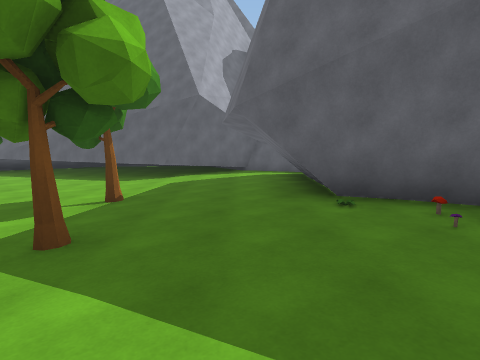
View 1 (above)

23 first-person views from a walk through a 3-D level made in the Unity game engine. The camera is 1.5 m above the floor, tilts 6° down and sees 80° across. The floor is counted in squares, 2 m on a side. Each view is taken from the middle of a square. On the plan, view 1 faces up. The plan holds only what a view shows up to about 10 squares ahead; the rest is blank. The place goes on beyond the plan. Surface patterns are stand-ins for the level's own textures.

View 2
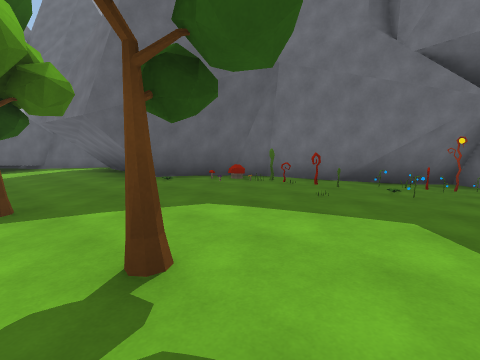

View 3
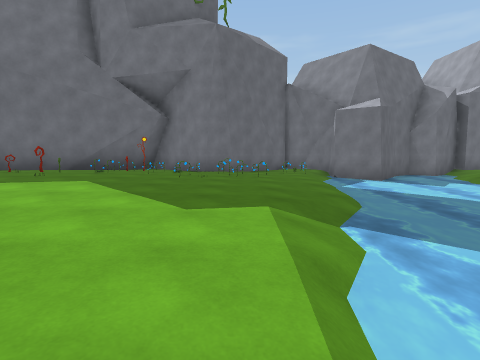

View 4
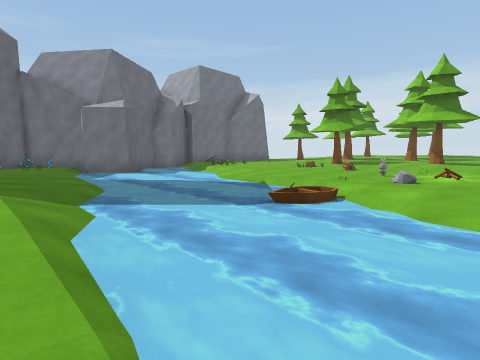

View 5
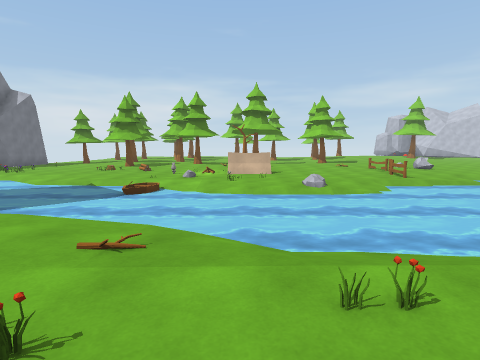

View 6
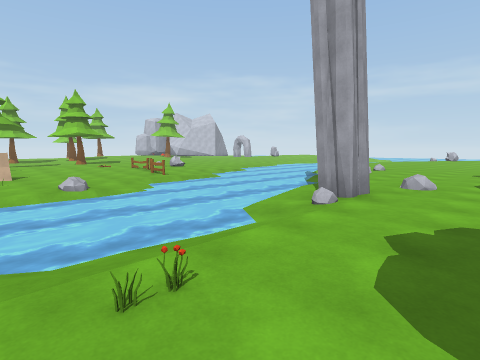

View 7
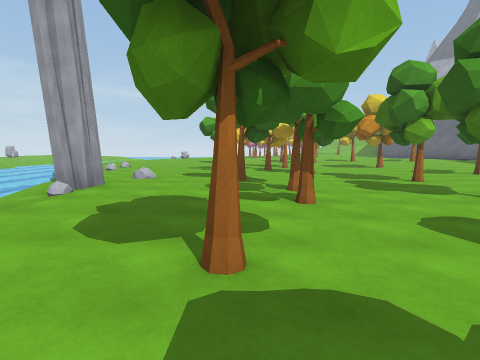

View 8
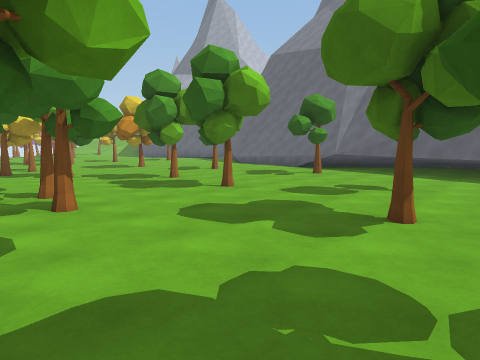

View 9
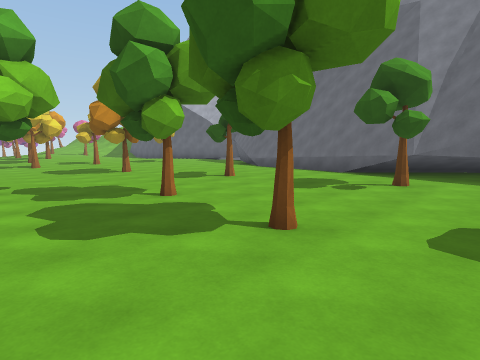

View 10
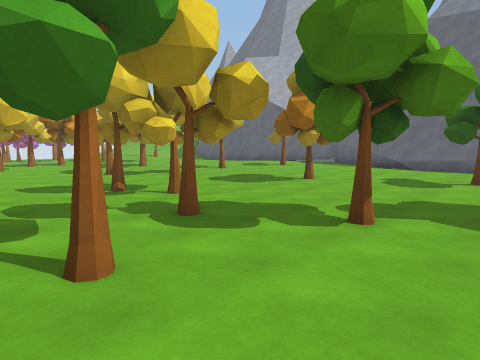

View 11
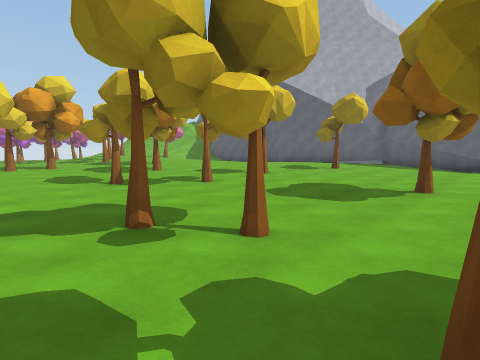

View 12
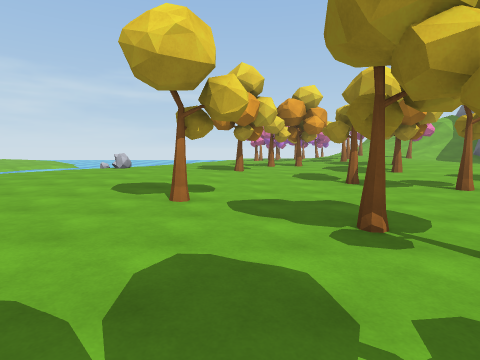

View 13
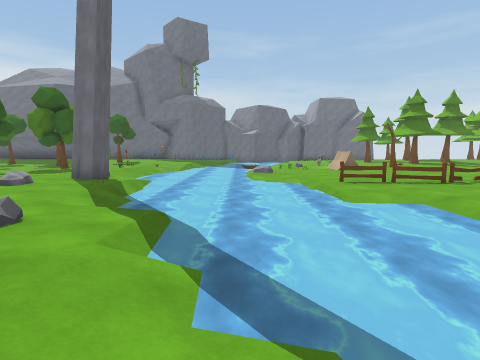

View 14
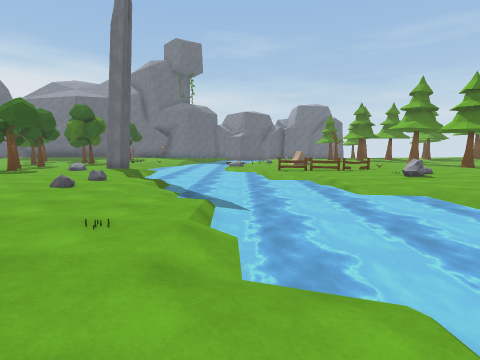

View 15
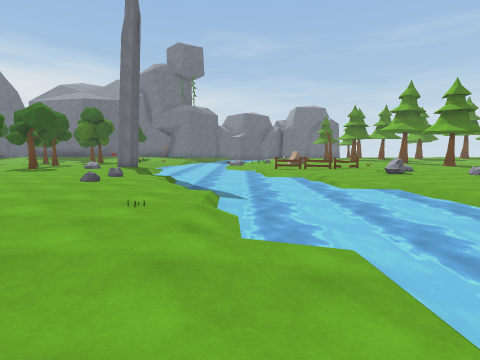

View 16
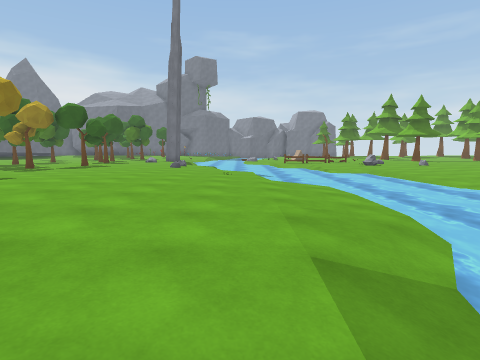

View 17
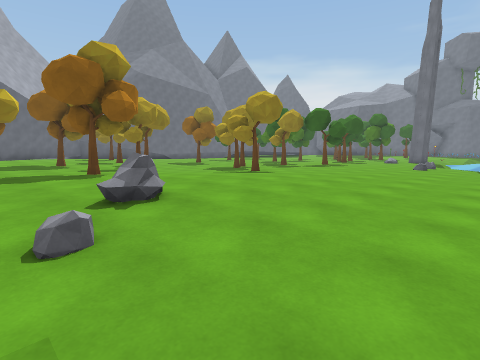

View 18
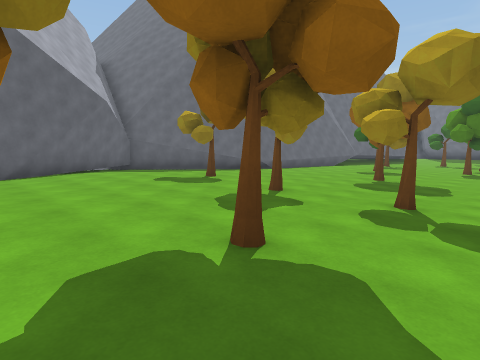

View 19
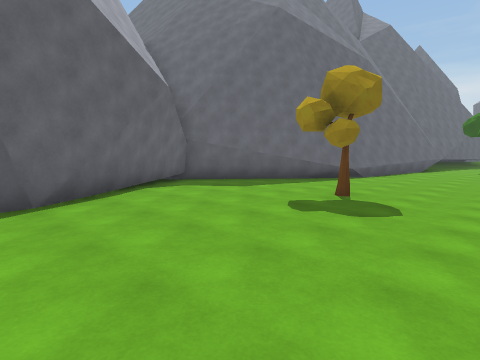

View 20
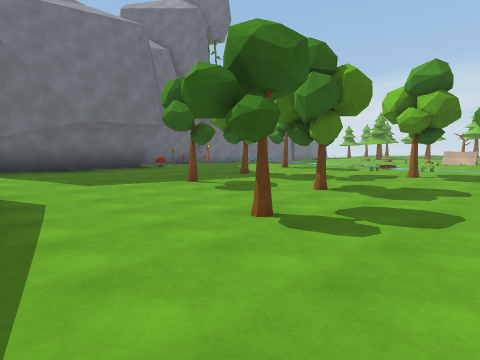

View 21
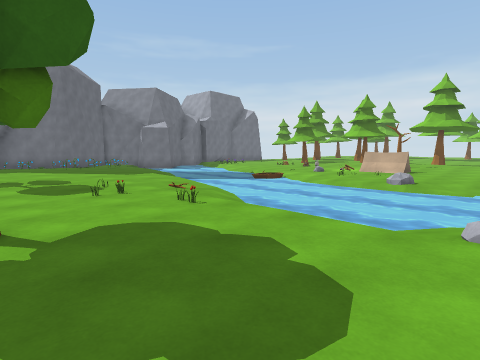

View 22
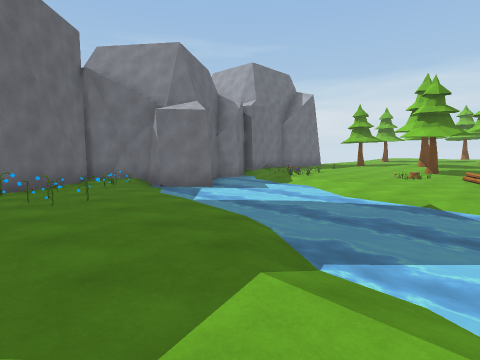

View 23
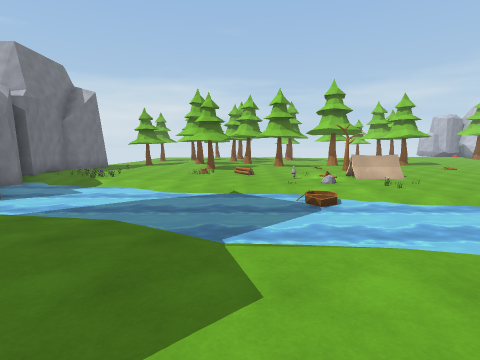

### Floor plan
Key: @ floor where view 1 was taken; # wall or solid block; . main floor; : floor 0.25 m higher than the main floor; - floor 0.25 m lower than the main floor; + floor 0.5 m higher than the main floor; _ floor 0.5 m lower than the main floor; / step, stairs or slope; ~ water the walk can cross; ≈ water the walk keeps out of; ^ raised ledge; O other object.
Columns run from 26 left of view 1 to 7 right of it. Each row starts with its distance up from view 1.
 15      ###
 14    ###:##
 13  ###::::###
 12  #:::::::.##      ###
 11  :::::::::.###########
 10  :+:::::::......######  #####
  9  ++:::O:::...........####:::
  8  ++:::::.........O.......::#
  7  ++:::::.....O...........::#
  6  O+:::O...O.........O....::#
  5  +:O::.........O........O::##
  4  ::::.O..........O...O...::O###
  3 ::::.O...............#...:::OO##
  2 O::......O...O..........O:::OO:#
  1 O:::....O..O.....OO...O..::::OO#
  0  :O::.......O..O....O....O@:OOO##
 -1  :::::.O................:::::OOO##
 -2 ::::::::...:........O.OO:::::OO.#
 -3 :::+:::::::::...OO//O/O.::::OO.##
 -4 :O::::::::::...../~~~~//.....OO.#
 -5 :::::::::://///~≈≈≈≈≈≈≈≈~///..OO##
 -6 .:::::::..///~≈≈≈≈≈≈≈≈≈≈≈≈~--//OO#
 -7 //......O./~≈≈≈≈≈≈≈^^≈≈OO≈≈≈≈≈≈_##
 -8  ///////~≈≈≈≈≈≈≈≈≈^O^^^OO≈≈≈≈≈≈##
 -9   ~-///~≈≈≈≈≈≈^^^^^^^O^^^^^^≈≈≈≈≈
-10    ≈≈≈≈≈≈≈≈≈≈^^^O^^^O^^O ^^^^^≈≈≈
-11     ≈≈≈≈≈≈≈^^^^^O^^^#OOO^^^^^^O^#
-12       ≈^^^^^^^^^O^^^OO O^O ^^O

Positions as (right, up) in squares from view 1, and headings:
1: (0, 0), facing up
2: (-2, -2), facing up-right
3: (-4, -4), facing right
4: (-5, -4), facing down-right
5: (-5, -1), facing down
6: (-5, -1), facing down-left
7: (-4, 0), facing left
8: (-4, 0), facing up-left
9: (-7, 2), facing up-left
10: (-12, -1), facing up-left
11: (-15, 0), facing up-left
12: (-15, 0), facing left
13: (-17, -7), facing right
14: (-21, -8), facing right
15: (-22, -8), facing right
16: (-26, -7), facing right
17: (-26, -7), facing up-right
18: (-25, 3), facing up-right
19: (-25, 7), facing up-right
20: (-8, 9), facing down-right
21: (-9, 0), facing down-right
22: (-2, -3), facing down-right
23: (-1, -2), facing down
